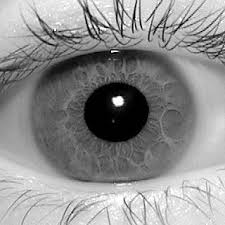
#> input picture IRIS_RECOG/Iris-Segmentation/001/L/1.jpg, 225 x 225 px, found by its file name; its folder holds only this picture in this run
$ python LaplacianSobel.py   (older library calls are emulated)
#> lines starting #> are read from the running program, lines starting #| are printed output that depends on the picture; after the words box and inside, x2 and y2 are one past the last pixel; in counts of white or black regions, pixels touching at a corner belong together
import cv2
import numpy as np
import os

directory = os.listdir(os.getcwd() + '/001/L/')
num_of_file = len(directory)
for file in directory:
    print(file)
file_name = input("Filename with extension: ")
#> the answer given: 001/L/1.jpg
path = os.getcwd() + '/001/L/%s' % (file_name)
image_read = cv2.imread(path)
#> image_read is the input picture: shape (225, 225, 3); min 0, max 255, mean 142.6
output = image_read
image_test = cv2.imread(path, cv2.IMREAD_GRAYSCALE)
#> image_test: shape (225, 225); min 0, max 255, mean 142.6
image_test = cv2.GaussianBlur(image_test, (7, 7), 1)
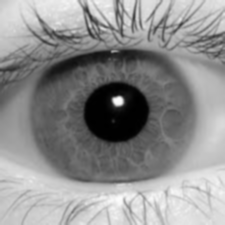
#> image_test: shape (225, 225); min 0, max 253, mean 142.6
#image_test = cv2.Canny(image_test, 20, 70, apertureSize=3)
#image_test = cv2.Laplacian(image_test,cv2.CV_8U)
image_test = cv2.Sobel(image_test,cv2.CV_8U,1,1,ksize=5)
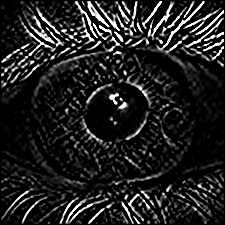
#> image_test: shape (225, 225); min 0, max 255, mean 32.9
cv2.imshow("Sobel outer", image_test)


hough_circle = cv2.HoughCircles(image_test, cv2.HOUGH_GRADIENT, 1.3, 800)
#> hough_circle = [[100.8, 124.1, 70.85]]
if hough_circle is not None:
    hough_circle = np.round(hough_circle[0, :]).astype("int")
#> hough_circle = [[101, 124, 71]]
    for (x, y, radius) in hough_circle:
        cv2.circle(output, (x, y), radius, (255, 0, 0), 4)
#> this loop made 1 pass
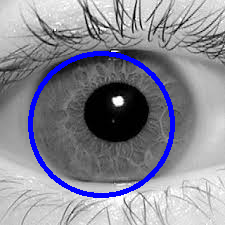
#> output: shape (225, 225, 3); 4.41% of pixels changed, all inside (x1, y1, x2, y2) = (28, 51, 175, 198)


image_test = cv2.imread(path, cv2.IMREAD_GRAYSCALE)
image_test = cv2.GaussianBlur(image_test, (7, 7), 1)
#image_test = cv2.Canny(image_test, 100, 120, apertureSize=3)
#image_test = cv2.Laplacian(image_test,cv2.CV_8U)
image_test = cv2.Sobel(image_test,cv2.CV_8U,1,0,ksize=5)
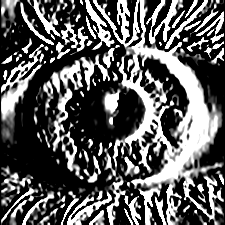
#> image_test: shape (225, 225); min 0, max 255, mean 91.3
cv2.imshow("Sobel-2", image_test)

circles = cv2.HoughCircles(image_test,cv2.HOUGH_GRADIENT,1,800,
                            param1=50,param2=20,minRadius=0,maxRadius=60)
#> circles = [[103.5, 112.5, 56.1]]
circles = np.round(circles[0, :]).astype("int")
#> circles = [[104, 112, 56]]

for (x, y, r) in circles:
		cv2.circle(output, (x, y), r, (0, 255, 0), 2)
		cv2.rectangle(output, (x - 2, y - 2), (x + 2, y + 2), (0, 128, 255), -1)
#> this loop made 1 pass
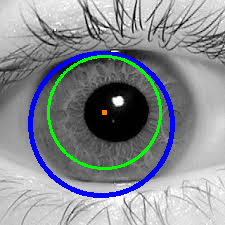
#> output: shape (225, 225, 3); 2.16% of pixels changed, all inside (x1, y1, x2, y2) = (47, 55, 162, 170)


cv2.imshow('detected circles',output)
cv2.waitKey(0)

$ run again, on IRIS_RECOG/Iris-Segmentation/001/L/2.jpg
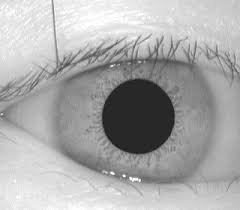
#> input picture IRIS_RECOG/Iris-Segmentation/001/L/2.jpg, 240 x 210 px, found by its file name
#> image_read is the input picture: shape (210, 240, 3); min 21, max 255, mean 170.4
#> `hough_circle = cv2.HoughCircles(image_test, cv2.HOUGH_GRADIENT, 1.3, 8..`: hough_circle = [[124.1, 100.8, 93.21]]
#> `hough_circle = np.round(hough_circle[0, :]).astype("int")`: hough_circle = [[124, 101, 93]]
#> the loop `for (x, y, radius) in hough_circle:` made 1 pass
#> `image_test = cv2.Sobel(image_test,cv2.CV_8U,1,0,ksize=5)`:
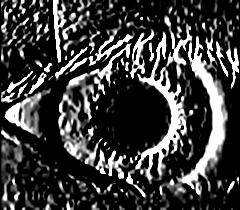
#> image_test: shape (210, 240); min 0, max 255, mean 60.8
#> `circles = cv2.HoughCircles(image_test,cv2.HOUGH_GRADIENT,1,800, param1..`: circles = [[120.5, 105.5, 58.3]]
#> `circles = np.round(circles[0, :]).astype("int")`: circles = [[120, 106, 58]]
#> the loop `for (x, y, r) in circles:` made 1 pass
#> after the loop `for (x, y, r) in circles:`:
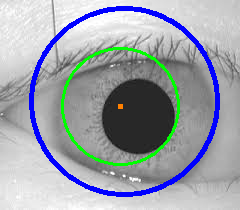
#> output: shape (210, 240, 3); mean B, G, R 171, 161.8, 156.4
